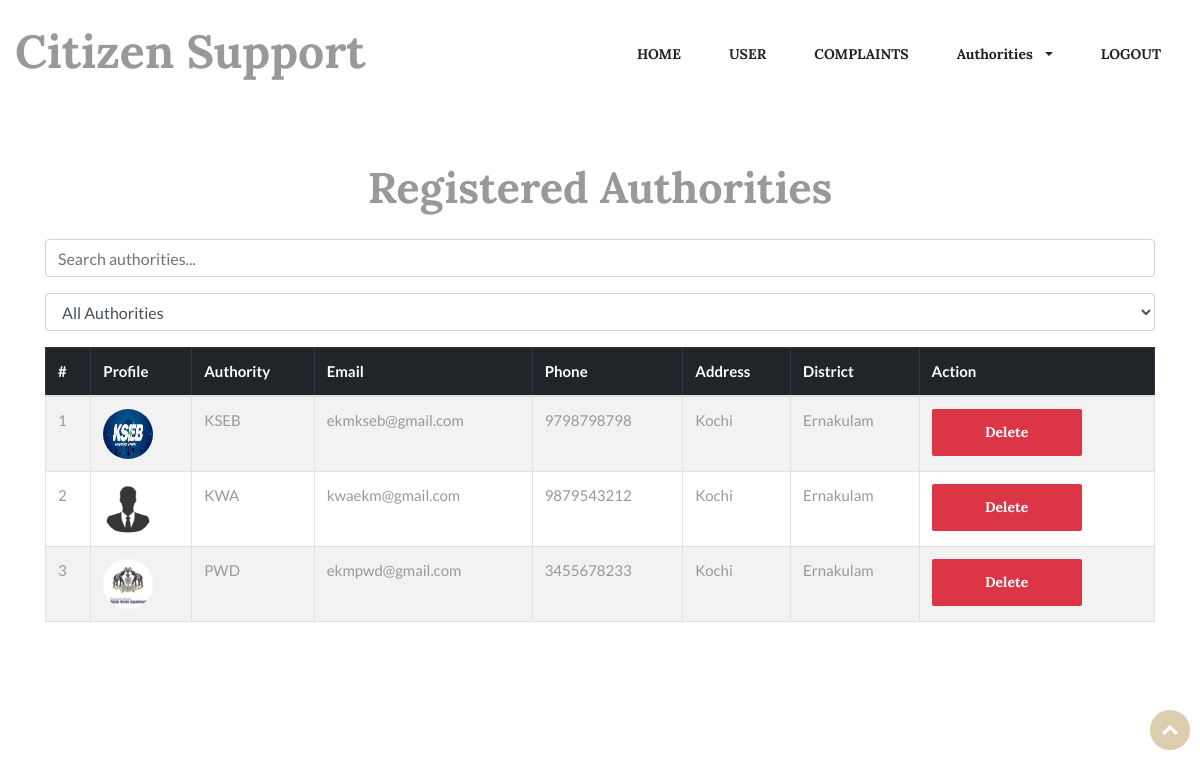
Page /ViewAuthorities/ on the committed database.
### myapp/models.py (models this page shows)
class Authority(models.Model):
    loginId = models.ForeignKey(Login, on_delete=models.CASCADE)
    authority = models.CharField(max_length=30,null=True)
    email = models.CharField(max_length=30,null=True)
    phone = models.CharField(max_length=30,null=True)
    address = models.CharField(max_length=30,null=True)
    district = models.CharField(max_length=30,null=True)
    image = models.FileField(upload_to='file', null=True)

### myapp/views.py (the view)
# urls.py: path('ViewAuthorities/', views.ViewAuthorities),
def ViewAuthorities(request):
    authorities = Authority.objects.all()
    return render(request, 'ADMIN/ViewAuthorities.html', {'authorities': authorities})

### templates/ADMIN/ViewAuthorities.html (shortened to what this page needs)
{% extends 'ADMIN/base.html' %}
{% block content %}
{% load static %}
<div class="container mt-5">
    <h2 class="text-center mb-4">Registered Authorities</h2>
    <div class="mb-3">
        <input type="text" id="searchInput" class="form-control" placeholder="Search authorities...">
    </div>
    <div class="mb-3">
        <select id="authorityFilter" class="form-control">
            <option value="">All Authorities</option>
        </select>
    </div>
    <div class="table-responsive">
        <table class="table table-bordered table-striped">
            <thead class="table-dark">
                <tr>
                    <th>#</th>
                    <th>Profile</th>
                    <th>Authority</th>
                    <th>Email</th>
                    <th>Phone</th>
                    <th>Address</th>
                    <th>District</th>
                    <th>Action</th>
                </tr>
            </thead>
            <tbody id="authorityTable">
                {% for authority in authorities %}
                <tr>
                    <td>{{ forloop.counter }}</td>
                    <td>
                        {% if authority.image %}
                        <img src="../static/media/{{ authority.image }}" alt="Profile" class="rounded-circle" width="50" height="50">
                        {% else %}
                        <img src="{% static 'images/profile.jpg' %}" alt="Profile" class="rounded-circle" width="50" height="50">
                        {% endif %}
                    </td>
                    <td class="authority-name">{{ authority.authority }}</td>
                    <td>{{ authority.email }}</td>
                    <td>{{ authority.phone }}</td>
                    <td>{{ authority.address }}</td>
                    <td>{{ authority.district }}</td>
                    <td>
                        <a href="/delete_authority?id={{ authority.loginId.id }}" class="btn btn-danger">Delete</a>
                    </td>
                </tr>
                {% empty %}
                <tr>
                    <td colspan="8" class="text-center">No authorities found</td>
                </tr>
                {% endfor %}
            </tbody>
        </table>
    </div>
</div>
{% endblock %}

### templates/ADMIN/base.html (shortened to what this page needs)
 {% load static %}
<!DOCTYPE html>
<html lang="en">
  <head>
    <link
      rel="stylesheet"
      type="text/css"
      href="{% static 'css/vendor/bootstrap.min.css' %}"
    />
    <link
      rel="stylesheet"
      type="text/css"
      href="{% static 'css/vendor/font-awesome.min.css' %}"
    />
    <link
      rel="stylesheet"
      type="text/css"
      href="{% static 'css/vendor/owl.carousel.min.css' %}"
    />
    <link
      rel="stylesheet"
      type="text/css"
      href="{% static 'css/vendor/owl.theme.default.min.css' %}"
    />
    <link
      rel="stylesheet"
      type="text/css"
      href="{% static 'css/vendor/magnific-popup.css' %}"
    />
    <link
      rel="stylesheet"
      type="text/css"
      href="{% static 'css/vendor/animate.min.css' %}"
    />
    <link
      rel="stylesheet"
      type="text/css"
      href="{% static 'css/style.css' %}"
    />
  </head>
  <body>
    <a href="#0" class="cd-top cd-is-visible cd-fade-out">Top</a>
    <div class="header header-1">
      <div class="navbar-main">
        <div class="container-fluid">
          <nav id="navbar-example" class="navbar navbar-expand-lg">
            <a class="navbar-brand" href="/">
              <h4>Citizen Support</h4>
            </a>
            <div class="collapse navbar-collapse" id="navbarNavDropdown">
              <ul class="navbar-nav ml-auto">
                <li class="nav-item">
                  <a class="nav-link" href="/admin_dashboard">HOME</a>
                </li>
                <li class="nav-item">
                  <a class="nav-link" href="/viewUsers">USER</a>
                </li>
                <li class="nav-item">
                  <a class="nav-link" href="/adminViewComplaints">COMPLAINTS</a>
                </li>
                <li class="nav-item dropdown">
                  <a
                    class="nav-link dropdown-toggle"
                    href="#"
                    role="button"
                    data-toggle="dropdown"
                    aria-haspopup="true"
                    aria-expanded="false"
                  >
                    Authorities
                  </a>
                </li>
                <li class="nav-item">
                  <a class="nav-link" href="/">LOGOUT</a>
                </li>
              </ul>
            </div>
          </nav>
        </div>
      </div>
    </div>
    {% block content %} {% endblock %}
  </body>
</html>

### rows in the picture
Authority: image (picture), authority "KSEB", email "ekmkseb@gmail.com", phone "9798798798", address "Kochi", district "Ernakulam"
Authority: image (placeholder picture), authority "KWA", email "kwaekm@gmail.com", phone "9879543212", address "Kochi", district "Ernakulam"
Authority: image (picture), authority "PWD", email "ekmpwd@gmail.com", phone "3455678233", address "Kochi", district "Ernakulam"
